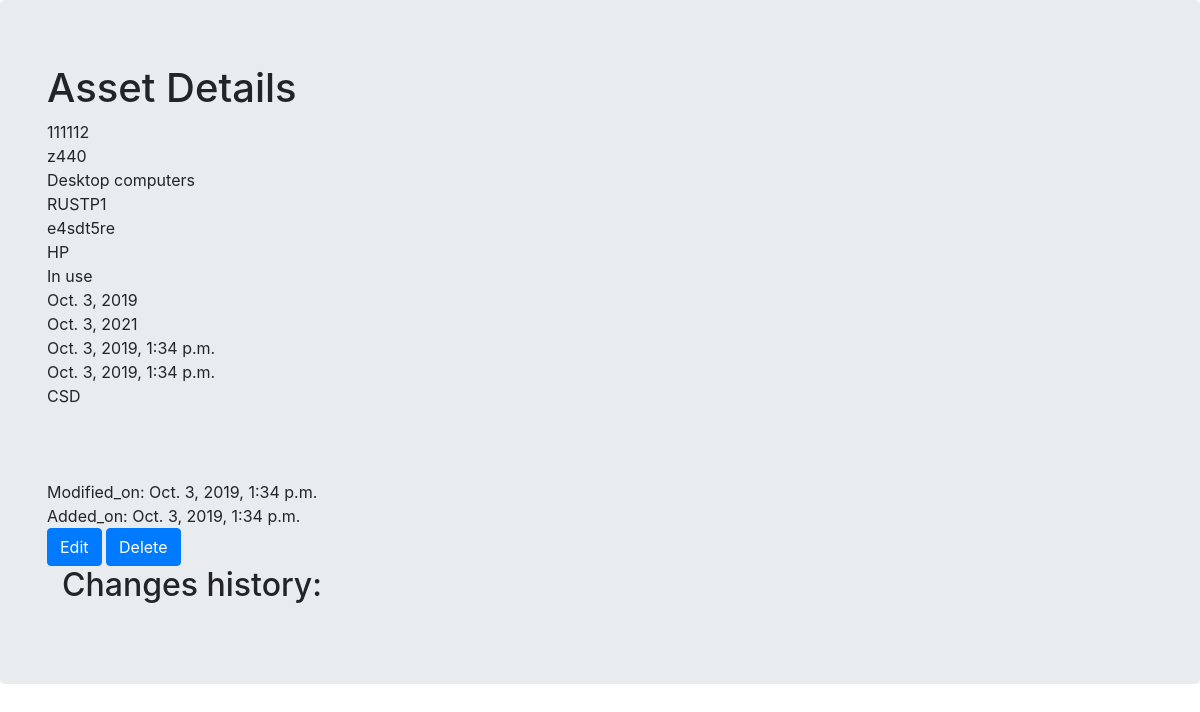
The page /assets/2 on the database as committed earlier.
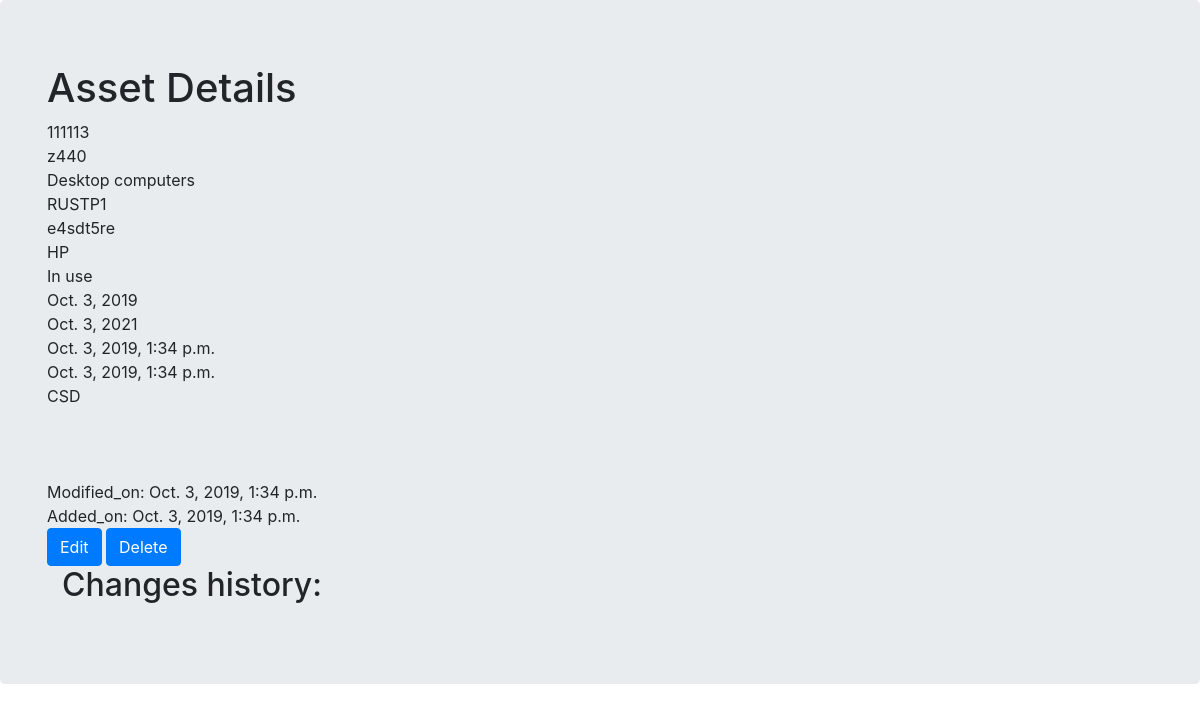
The same page on the database as committed later.
### assets_app/models.py (models this page shows, shortened)
class Asset(models.Model):
    inventory_number = models.CharField(max_length=50, unique=True)
    model_name = models.CharField(max_length=50, unique=False, blank=False)
    category = TreeForeignKey('Category', on_delete=models.SET('UNCATEGORISED'), blank=False)
    location = TreeForeignKey('Location', on_delete=models.SET('NOT SET'), blank=False, null=True)
    serial_number = models.CharField(max_length=50, blank=False, null=True)
    vendor = models.ForeignKey(Vendor, on_delete=models.SET('NOT SET'), blank=False, null=True)
    state = models.ForeignKey(State, on_delete=models.SET('NOT SET'), blank=False, null=True)
    aquisition_date = models.DateField(null=True)
    warranty_expiry_date = models.DateField(blank=True, null=True)
    added_on = models.DateTimeField(editable=False, default=timezone.now)
    modified_on = models.DateTimeField(editable=False, default=timezone.now)
    legal_entity = models.CharField(max_length=100, blank=True)
    invoice_number = models.CharField(max_length=50, blank=True)
    host_name = models.CharField(max_length=100, blank=True)
    comments = models.TextField(blank=True)
    class Meta:
        verbose_name = 'Asset'
        verbose_name_plural = 'Assets'

class Category(MPTTModel):
    name = models.CharField(max_length=50, unique=True)
    parent = TreeForeignKey('self', on_delete=models.CASCADE, null=True, blank=True, related_name='children')
    selectable_choices = (('Yes','Yes'),('No','No'))
    selectable = models.CharField(max_length=3, choices=selectable_choices, default='No')
    class Meta:
        verbose_name = 'Category'
        verbose_name_plural = 'Categories'
    class MPTTMeta:
        level_attr = 'mptt_level'
        order_insertion_by=['name']
    def __str__(self):
        return self.name

class Location(MPTTModel):
    name = models.CharField(max_length=50)
    parent = TreeForeignKey('self', on_delete=models.CASCADE, null=True, blank=True, related_name='children')
    selectable_choices = (('Yes','Yes'),('No','No'))
    selectable = models.CharField(max_length=3, choices=selectable_choices, default='No')
    class Meta:
        verbose_name = 'Location'
        verbose_name_plural = 'Locations'
    class MPTTMeta:
        level_attr = 'mptt_level'
        order_insertion_by=['name']
    def __str__(self):
        return self.name

class Vendor(models.Model):
    name = models.CharField(max_length=50, unique=True)
    class Meta:
        verbose_name = 'Vendor'
        verbose_name_plural = 'Vendors'
    def __str__(self):
        return self.name

class State(models.Model):
    name = models.CharField(max_length=20, unique=True)
    class Meta:
        verbose_name = 'State'
        verbose_name_plural = 'State'
    def __str__(self):
        return self.name

### assets_app/views.py (the view)
# urls.py: url(r'^assets/(?P<pk>\d+)$', views.AssetDetailView.as_view(), name='asset_detail'),
class AssetDetailView(DetailView):
    model = Asset
    def get_context_data(self, **kwargs):
        context = super(AssetDetailView, self).get_context_data(**kwargs)
        pk = self.kwargs.get('pk', 0)
        context['change'] = Change.objects.filter(asset=pk)
        return context

### templates/assets_app/asset_detail.html (shortened to what this page needs)
<!DOCTYPE html>
<html>
    <head>
        <link rel="stylesheet" href="https://stackpath.bootstrapcdn.com/bootstrap/4.3.1/css/bootstrap.min.css">
    </head>
    <body>
       <div class='jumbotron'>
        <div class='container'>
            <h1>Asset Details</h1>
            {{ asset.inventory_number }}<br>
            {{ asset.model_name }}<br>
            {{ asset.category }}<br>
            {{ asset.location }}<br>
            {{ asset.serial_number}}<br>
            {{ asset.vendor}}<br>
            {{ asset.state }}<br>
            {{ asset.aquisition_date }}<br>
            {{ asset.warranty_expiry_date }}<br>
            {{ asset.added_on }}<br>
            {{ asset.modified_on}}<br>
            {{ asset.legal_entity }}<br>
            {{ asset.invoice_number }}<br>
            {{ asset.host_name  }}<br>
            {{ asset.comments  }}<br>
            Modified_on: {{ asset.modified_on  }}<br>
            Added_on: {{ asset.added_on  }}<br>
            <a class='btn btn-primary' href='{% url "asset_edit" pk=asset.pk %}'>
                <span class='glyphicon glyphicon-plus'>Edit</span>
            </a>
            <a class='btn btn-primary' href='{% url "asset_delete" pk=asset.pk %}'>
                <span class='glyphicon glyphicon-plus'>Delete</span>
            </a>
            <div class='container'>
                <h2>Changes history:</h2>
            </div>
        </div>
     </div>
    </body>
</html>

Rows that differ between the two databases and show on the page:
changed Asset "e4sdt5re": inventory_number "111112" → "111113"
